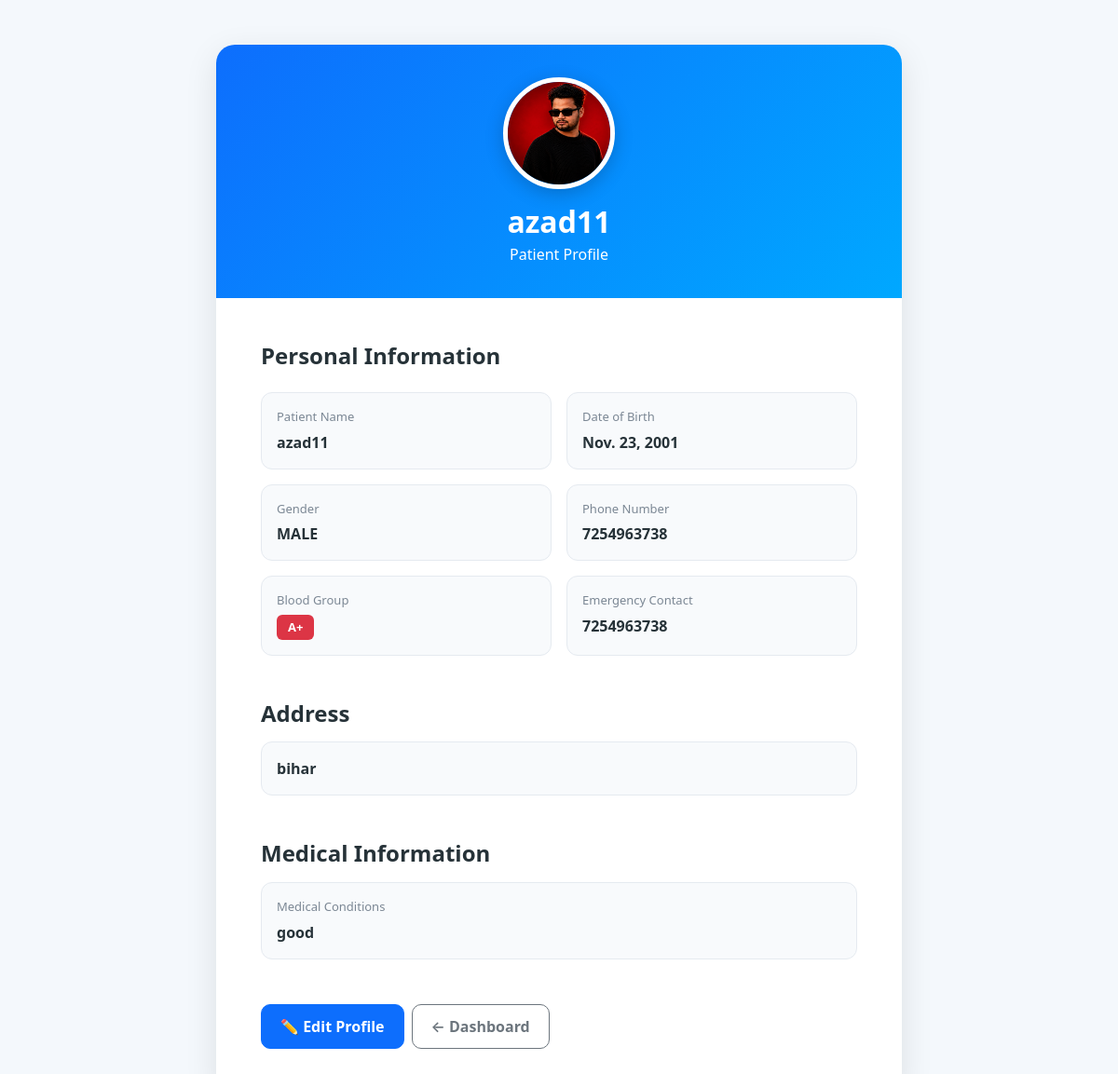
/patient/profile/ (signed in), run on the app's committed database.
### patients/models.py (models this page shows, shortened)
class PatientProfile(models.Model):
    user = models.OneToOneField(User,related_name='patient_profile',on_delete=models.CASCADE)
    patient_name = models.CharField(max_length=100)
    date_of_birth = models.DateField(null=True,blank=True)
    gender = models.CharField(max_length=15,choices=GENDER_CHOICES,blank=True)
    phone_num = models.PositiveBigIntegerField(max_length=17,unique=True)
    image = models.ImageField(upload_to='patients/',blank=True,null=True)
    blood_group = models.CharField(max_length=15,choices=BLOOD_GROUP,blank=True)
    address = models.TextField(blank=True)
    medical_conditions = models.CharField(max_length=100, blank=True)
    emergency_contact = models.PositiveBigIntegerField(max_length=17,unique=True)
    created_at = models.DateTimeField(auto_now_add=True)

### patients/views.py (the view)
# urls.py: path('profile/',views.patient_profile_view,name='patient_profile_view'),
@login_required
def patient_profile_view(request):
    patient = get_object_or_404(PatientProfile,user=request.user)
    return render(request,'patients/patient_profile_view.html',
        {'patient': patient})

### templates/patients/patient_profile_view.html (shortened to what this page needs)
<!DOCTYPE html>
<html lang="en">
<head>
    <link href="https://cdn.jsdelivr.net/npm/bootstrap@5.3.8/dist/css/bootstrap.min.css" rel="stylesheet">
</head>
<body>
    <div class="container py-5">
        <div class="row justify-content-center">
            <div class="col-lg-9 col-xl-8">
                <div class="card profile-card">
                    <div class="profile-header text-center">
                        {% if patient.image %}
                        <img src="{{ patient.image.url }}" alt="Patient" class="profile-image">
                        {% else %}
                        <div class="default-image">
                            👤
                        </div>
                        {% endif %}
                        <h2 class="fw-bold mt-3 mb-1">
                            {{ patient.patient_name }}
                        </h2>
                        <p class="mb-0">
                            Patient Profile
                        </p>
                    </div>
                    <div class="card-body p-4 p-md-5">
                        <h4 class="section-title mb-4">
                            Personal Information
                        </h4>
                        <div class="row g-3">
                            <div class="col-md-6">
                                <div class="info-box">
                                    <div class="info-label">
                                        Patient Name
                                    </div>
                                    <div class="info-value">
                                        {{ patient.patient_name }}
                                    </div>
                                </div>
                            </div>
                            <div class="col-md-6">
                                <div class="info-box">
                                    <div class="info-label">
                                        Date of Birth
                                    </div>
                                    <div class="info-value">
                                        {{ patient.date_of_birth|default:"Not provided" }}
                                    </div>
                                </div>
                            </div>
                            <div class="col-md-6">
                                <div class="info-box">
                                    <div class="info-label">
                                        Gender
                                    </div>
                                    <div class="info-value">
                                        {{ patient.gender|default:"Not provided" }}
                                    </div>
                                </div>
                            </div>
                            <div class="col-md-6">
                                <div class="info-box">
                                    <div class="info-label">
                                        Phone Number
                                    </div>
                                    <div class="info-value">
                                        {{ patient.phone_num }}
                                    </div>
                                </div>
                            </div>
                            <div class="col-md-6">
                                <div class="info-box">
                                    <div class="info-label">
                                        Blood Group
                                    </div>
                                    <div class="info-value">
                                        {% if patient.blood_group %}
                                        <span class="badge bg-danger badge-custom">
                                            {{ patient.blood_group }}
                                        </span>
                                        {% else %}
                                        Not provided
                                        {% endif %}
                                    </div>
                                </div>
                            </div>
                            <div class="col-md-6">
                                <div class="info-box">
                                    <div class="info-label">
                                        Emergency Contact
                                    </div>
                                    <div class="info-value">
                                        {{ patient.emergency_contact }}
                                    </div>
                                </div>
                            </div>
                        </div>
                        <h4 class="section-title mt-5 mb-3">
                            Address
                        </h4>
                        <div class="info-box">
                            <div class="info-value">
                                {{ patient.address|default:"Not provided" }}
                            </div>
                        </div>
                        <h4 class="section-title mt-5 mb-3">
                            Medical Information
                        </h4>
                        <div class="info-box">
                            <div class="info-label">
                                Medical Conditions
                            </div>
                            <div class="info-value">
                                {{ patient.medical_conditions|default:"No medical conditions provided" }}
                            </div>
                        </div>
                        <div class="d-flex flex-wrap gap-2 mt-5">
                            <a href="{% url 'patient_profile_edit' %}" class="btn btn-primary">
                                ✏️ Edit Profile
                            </a>
                            <a href="{% url 'dashboard' %}" class="btn btn-outline-secondary">
                                ← Dashboard
                            </a>
                        </div>
                    </div>
                </div>
            </div>
        </div>
    </div>
</body>
</html>

### templates/patients/patient_profile_view.html (style rules this page uses)
body { background: #f4f8fc; min-height: 100vh; }
.profile-card { border: none; border-radius: 20px; overflow: hidden; box-shadow: 0 10px 35px rgba(0, 0, 0, 0.10); }
.profile-header { background: linear-gradient(135deg, #0d6efd, #00a8ff); color: white; padding: 35px 20px; }
.profile-image { width: 120px; height: 120px; object-fit: cover; border-radius: 50%; border: 5px solid white; box-shadow: 0 5px 20px rgba(0, 0, 0, .2); }
.info-box { background: #f8fafc; border: 1px solid #e5eaf0; border-radius: 12px; padding: 16px; height: 100%; }
.info-label { font-size: 13px; color: #7b8794; margin-bottom: 5px; }
.info-value { font-size: 16px; font-weight: 600; color: #263238; }
.section-title { font-weight: 700; color: #263238; }
.badge-custom { font-size: 13px; padding: 7px 12px; }
.btn { border-radius: 10px; font-weight: 600; padding: 11px 20px; }

### data on the page
PatientProfile: image (picture), patient_name "azad11", date_of_birth "Nov. 23, 2001", gender "MALE", phone_num "7254963738", blood_group "A+", emergency_contact "7254963738", address "bihar", medical_conditions "good"
